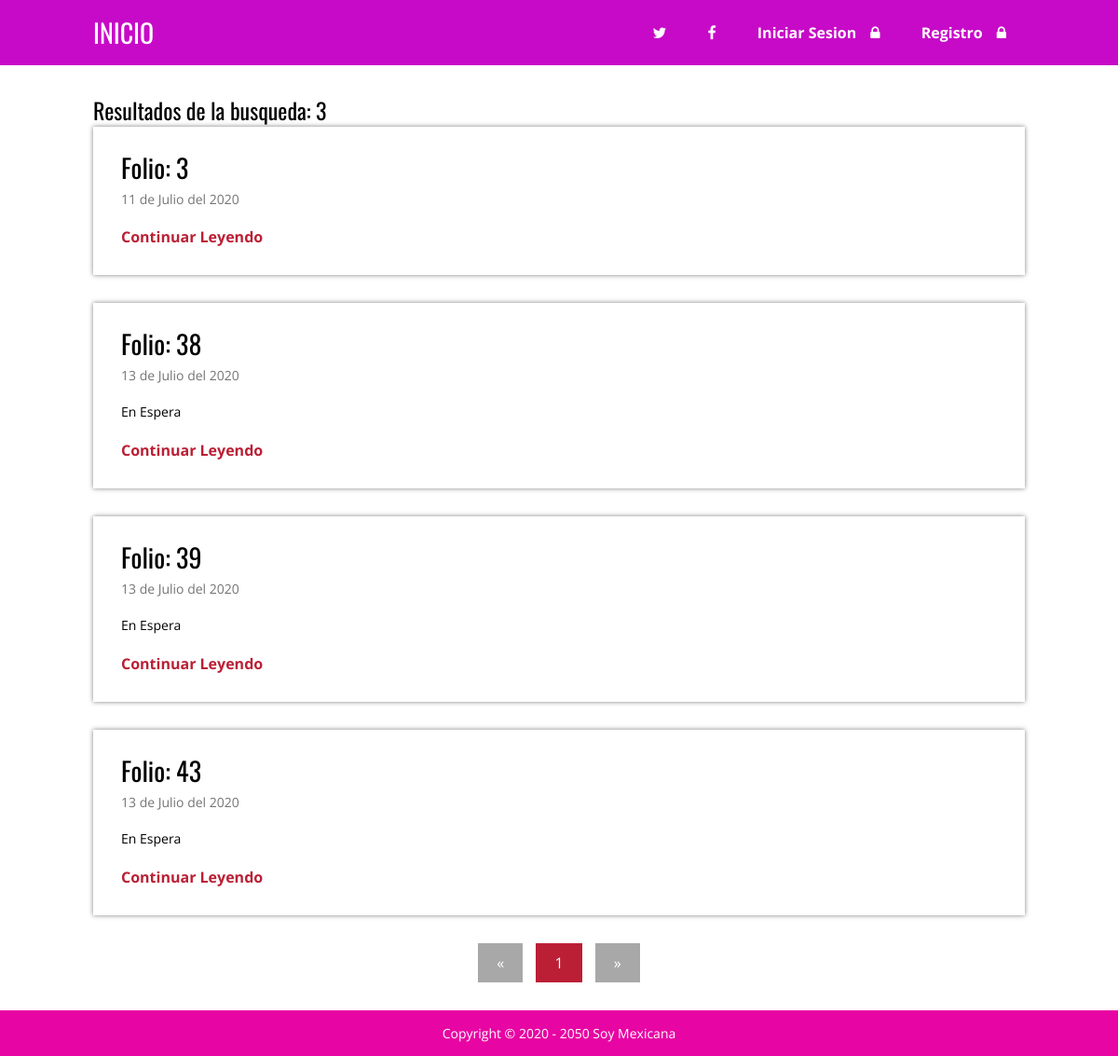
Page /buscar.php?busqueda=3 on the committed database.
### tables this page shows
CREATE TABLE `formulario` (
  `id` int(11) NOT NULL,
  `nombre` varchar(150) NOT NULL,
  `correo` varchar(150) NOT NULL,
  `estudiante` varchar(80) NOT NULL,
  `telefono` varchar(10) NOT NULL,
  `n_control` varchar(80) NOT NULL,
  `carrera` varchar(150) NOT NULL,
  `semestre` varchar(150) NOT NULL,
  `grupo` varchar(150) NOT NULL,
  `turno` varchar(150) NOT NULL,
  `aula` varchar(150) NOT NULL,
  `queja` varchar(255) NOT NULL,
  `sugerencia` varchar(255) NOT NULL,
  `fecha` timestamp NOT NULL DEFAULT CURRENT_TIMESTAMP ON UPDATE CURRENT_TIMESTAMP,
  `estado` varchar(150) NOT NULL,
  `respuesta` varchar(255) NOT NULL
);

### buscar.php (called while the page is built, shortened)
<?php
require 'admin/config.php';
require 'functions.php';
$conexion = conexion($bd_config);
if($_SERVER['REQUEST_METHOD'] == 'GET' && !empty($_GET['busqueda'])){
	$busqueda = limpiarDatos($_GET['busqueda']);
	$statement =$conexion->prepare(
		"SELECT * FROM formulario WHERE id LIKE :busqueda"
	);
	$statement->execute(array(':busqueda' => "%$busqueda%"));
	$resultados = $statement->fetchAll();
	if (empty($resultados)) {
		$titulo = 'No se encontraron articulos con el resultado: ' . $busqueda;
	} else {
		$titulo = 'Resultados de la busqueda: ' . $busqueda;
	}
} else {
	header('Location:' . RUTA . '/consulta.php');
}
require 'views/buscar.view.php';
?>

### functions.php (called while the page is built, shortened)
<?php
function limpiarDatos($datos){
	$datos = trim($datos);
	$datos = stripslashes($datos);
	$datos = htmlspecialchars($datos);
	return $datos;
}
function pagina_actual(){
	return isset($_GET['p']) ? (int)$_GET['p']: 1;
}
function numero_paginas($post_por_pagina, $conexion){
	$total_post = $conexion->prepare('SELECT FOUND_ROWS() as total');
	$total_post->execute();
	$total_post = $total_post->fetch()['total'];
	$numero_paginas = ceil($total_post / $post_por_pagina);
	return $numero_paginas;
}
function fecha($fecha){
	$timestamp = strtotime($fecha);
	$meses = ['Enero', 'Febrero', 'Marzo', 'Abril', 'Mayo', 'Junio', 'Julio', 'Agosto', 'Septiembre', 'Octubre', 'Noviembre', 'Diciembre'];
	$dia = date('d', $timestamp);
	$mes = date('m', $timestamp) - 1;
	$year = date('Y', $timestamp);
	$fecha = $dia . ' de ' . $meses[$mes] . ' del ' . $year;
	return $fecha;
}
?>

### admin/config.php (called while the page is built, shortened)
<?php
$blog_config = array(
	'post_por_pagina'=> '5'
);
?>

### views/buscar.view.php (the view)
<?php require 'header.php' ?>
	<div class="contenedor">
		<h2><?php echo $titulo; ?></h2>
		<?php foreach($resultados as $post): ?>
			<div class="post">
				<article>
					<h2 class="titulo"><a href="single.php?id=<?php echo $post['id']; ?>">Folio: <?php echo $post['id'] ?></a></h2>
					<p class="fecha"><?php echo fecha($post['fecha']); ?></p>
					<p class="extracto"><?php echo $post['estado'] ?></p>
					<a href="single.php?id=<?php echo $post['id']; ?>" class="continuar">Continuar Leyendo</a>
				</article>
			</div>
		<?php endforeach; ?>
		<?php require 'paginacion.php'; ?>
	</div>
<?php require 'footer.php'; ?>

### views/header.php (shortened to what this page needs)
<!DOCTYPE html>
<html lang="en">
<head>
	<link rel="stylesheet" href="<?php echo RUTA; ?>/css/estilos.css">
	<link rel="stylesheet" href="https://maxcdn.bootstrapcdn.com/font-awesome/4.4.0/css/font-awesome.min.css">
</head>
<body>
	<header>
		<div class="contenedor">
			<div class="logo izquierda">
				<p><a href="<?php echo RUTA; ?>">INICIO</a></p>
			</div>
			<div class="derecha">
				<nav class="menu">
					<ul>
						<li>
							<a href="#"><i class="fa fa-twitter"></i></a>
						</li>
						<li>
							<a href="#"><i class="fa fa-facebook"></i></a>
						</li>
						<li><a href="<?php echo RUTA; ?>/login.php">Iniciar Sesion<i class="icono fa fa-lock"></i></a></li>
						<li><a href="<?php echo RUTA; ?>/admin/registrate.php">Registro<i class="icono fa fa-lock"></i></a></li>
					</ul>
				</nav>
			</div>
		</div>
	</header>

### paginacion.php
<section class="paginacion">
	<ul>
		<?php
			$numero_paginas = numero_paginas($blog_config['post_por_pagina'], $conexion);
		?>
		<?php if (pagina_actual() === 1): ?>
			<li class="disabled">&laquo;</li>
		<?php else: ?>
			<li><a href="consulta.php?p=<?php echo pagina_actual() - 1?>">&laquo;</a></li>
		<?php endif; ?>
		<?php for ($i = 1; $i <= $numero_paginas; $i++): ?>
			<?php if (pagina_actual() === $i): ?>
				<li class="active">
					<?php echo $i; ?>
				</li>
			<?php else: ?>
				<li>
					<a href="consulta.php?p=<?php echo $i?>"><?php echo $i; ?></a>
				</li>
			<?php endif; ?>
		<?php endfor; ?>
		<?php if (pagina_actual() == $numero_paginas): ?>
			<li class="disabled">&raquo;</li>
		<?php else: ?>
			<li><a href="consulta.php?p=<?php echo pagina_actual() + 1; ?>">&raquo;</a></li>
		<?php endif; ?>
	</ul>
</section>

### views/footer.php
<footer>
	<p class="copyright">Copyright © 2020 - 2050 Soy Mexicana</p>
</footer>
</body>
</html>

### css/estilos.css (style rules this page uses)
* { margin: 0; padding: 0; -webkit-box-sizing: border-box; -moz-box-sizing: border-box; box-sizing: border-box; }
body { font-size: 16px; font-family: 'Open Sans', sans-serif; background: #ffffff; }
h1, h2, h3, h4, h5, h6 { font-family: "Oswald", Arial, Sans-serif; font-weight: normal; text-align: justify; }
a { text-decoration: none; color:#BB1F35; }
.contenedor { max-width: 1000px; width: 90%; margin: auto; }
.izquierda { float: left; }
.derecha { float: right; }
header { color:#fff; margin-bottom: 30px; background: #c70ac7; }
header .contenedor { overflow: hidden; }
header .logo { max-width: 300px; }
header .logo a { color: #fff; font-family: "Oswald", Arial, Sans-serif; font-size: 28px; line-height: 70px; }
header .menu { display: inline-block; }
header .menu ul { list-style: none; }
header .menu ul li { display: inline-block; line-height: 70px; }
header .menu ul li a { color: #fff; display: block; padding: 0px 20px; font-weight: bold; }
header .menu ul li a .icono { margin-left: 15px; }
.post { width: 100%; background: #fff; box-shadow: 0px 0px 5px rgba(0,0,0, .5); margin-bottom: 30px; padding: 30px; }
.post article .titulo { font-family: "Oswald", Arial, Sans-serif; font-size: 28px; font-weight: normal; line-height: 28px; margin-bottom: 10px; }
.post article .titulo a { color:#000; }
.post article .fecha { color:#747474; font-size: 14px; margin-bottom: 20px; }
.post article .extracto { font-size: 14px; line-height: 20px; margin-bottom: 20px; }
.post article .continuar { color:#BB1F35; font-weight: bold; }
footer { background: #e705a3; color: #fff; }
footer .copyright { text-align: center; font-size: 14px; padding: 15px 0; }
.paginacion { margin-bottom: 30px; }
.paginacion ul { list-style: none; text-align: center; }
.paginacion ul li { display: inline-block; margin:0 5px; color:#fff; }
.paginacion ul .active { background: #BB1F35; padding:10px 20px; }
.paginacion ul .disabled { background: #a8a8a8; padding:10px 20px; cursor: not-allowed; }

### rows in the picture
formulario: id "3", fecha "11 de Julio del 2020"
formulario: id "38", fecha "13 de Julio del 2020", estado "En Espera"
formulario: id "39", fecha "13 de Julio del 2020", estado "En Espera"
formulario: id "43", fecha "13 de Julio del 2020", estado "En Espera"

### other values in the picture
$titulo "Resultados de la busqueda: 3"
